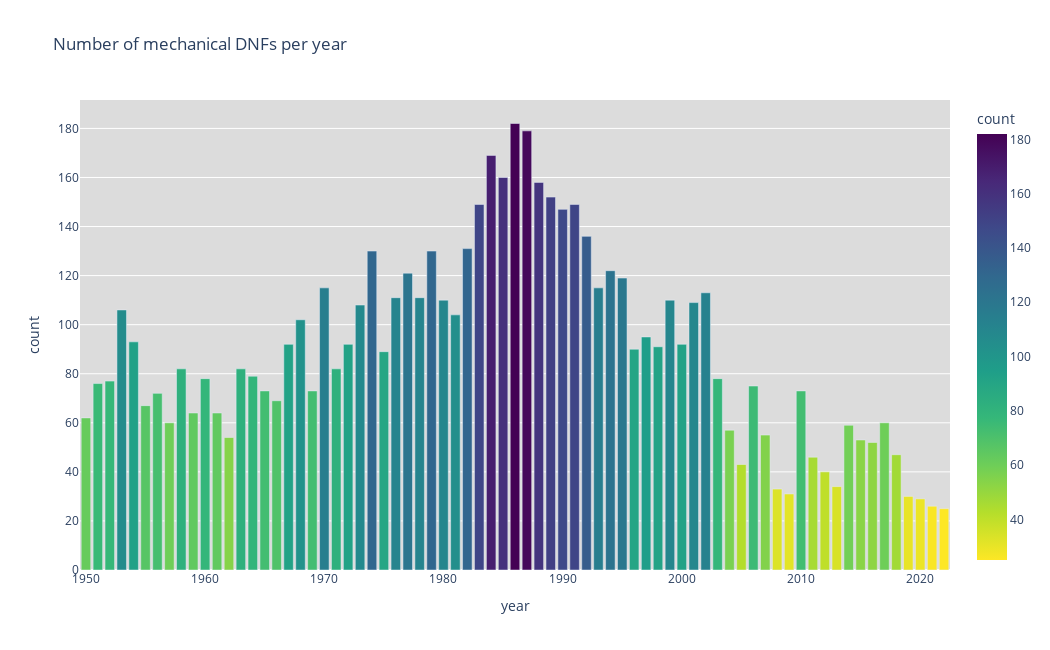

The notebook cell this image was saved under:
### Code cell
dnfs_per_year = mdnf_df['year'].value_counts().reset_index().sort_values(by='index').rename(columns={'index': 'year', 'year': 'count'})

# Plotting the number of mechanical DNFs over the years
fig = px.bar(dnfs_per_year, x="year", y="count", title = 'Number of mechanical DNFs per year', color = 'count', 
             color_continuous_scale=px.colors.sequential.Viridis[::-1], width=1050, height=650)
# Change figure background
fig.update_layout(
#     margin=dict(l=20, r=20, t=20, b=20),
#     paper_bgcolor="lightsteelblue",
    plot_bgcolor='gainsboro')

# [::-1] to reverse colour scale

fig.show()

### Figure 1 — Plotly figure (JSON) as saved in the notebook; plotly's stock layout.template omitted (floating-point values rounded to 4 significant figures)
{"data": [{"alignmentgroup": "True", "hovertemplate": "year=%{x}<br>count=%{marker.color}<extra></extra>", "legendgroup": "", "marker": {"color": [62, 76, 77, 106, 93, 67, 72, 60, 82, 64, 78, 64, 54, 82, 79, 73, 69, 92, 102, 73, 115, 82, 92, 108, 130, 89, 111, 121, 111, 130, 110, 104, 131, 149, 169, 160, 182, 179, 158, 152, 147, 149, 136, 115, 122, 119, 90, 95, 91, 110, 92, 109, 113, 78, 57, 43, 75, 55, 33, 31, 73, 46, 40, 34, 59, 53, 52, 60, 47, 30, 29, 26, 25], "coloraxis": "coloraxis", "pattern": {"shape": ""}}, "name": "", "offsetgroup": "", "orientation": "v", "showlegend": false, "textposition": "auto", "type": "bar", "x": [1950, 1951, 1952, 1953, 1954, 1955, 1956, 1957, 1958, 1959, 1960, 1961, 1962, 1963, 1964, 1965, 1966, 1967, 1968, 1969, 1970, 1971, 1972, 1973, 1974, 1975, 1976, 1977, 1978, 1979, 1980, 1981, 1982, 1983, 1984, 1985, 1986, 1987, 1988, 1989, 1990, 1991, 1992, 1993, 1994, 1995, 1996, 1997, 1998, 1999, 2000, 2001, 2002, 2003, 2004, 2005, 2006, 2007, 2008, 2009, 2010, 2011, 2012, 2013, 2014, 2015, 2016, 2017, 2018, 2019, 2020, 2021, 2022], "xaxis": "x", "y": [62, 76, 77, 106, 93, 67, 72, 60, 82, 64, 78, 64, 54, 82, 79, 73, 69, 92, 102, 73, 115, 82, 92, 108, 130, 89, 111, 121, 111, 130, 110, 104, 131, 149, 169, 160, 182, 179, 158, 152, 147, 149, 136, 115, 122, 119, 90, 95, 91, 110, 92, 109, 113, 78, 57, 43, 75, 55, 33, 31, 73, 46, 40, 34, 59, 53, 52, 60, 47, 30, 29, 26, 25], "yaxis": "y"}], "layout": {"barmode": "relative", "coloraxis": {"colorbar": {"title": {"text": "count"}}, "colorscale": [[0, "#fde725"], [0.1111, "#b5de2b"], [0.2222, "#6ece58"], [0.3333, "#35b779"], [0.4444, "#1f9e89"], [0.5556, "#26828e"], [0.6667, "#31688e"], [0.7778, "#3e4989"], [0.8889, "#482878"], [1, "#440154"]]}, "height": 650, "legend": {"tracegroupgap": 0}, "plot_bgcolor": "gainsboro", "title": {"text": "Number of mechanical DNFs per year"}, "width": 1050, "xaxis": {"anchor": "y", "domain": [0, 1], "title": {"text": "year"}}, "yaxis": {"anchor": "x", "domain": [0, 1], "title": {"text": "count"}}}}
